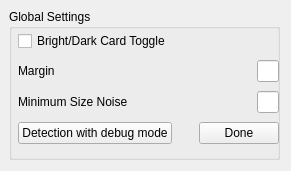
<?xml version="1.0" encoding="UTF-8"?>
<ui version="4.0">
 <class>detection_settings_window</class>
 <widget class="QWidget" name="detection_settings_window">
  <property name="geometry">
   <rect>
    <x>0</x>
    <y>0</y>
    <width>291</width>
    <height>171</height>
   </rect>
  </property>
  <property name="windowTitle">
   <string>Detection Settings</string>
  </property>
  <widget class="QWidget" name="verticalLayoutWidget">
   <property name="geometry">
    <rect>
     <x>9</x>
     <y>9</y>
     <width>271</width>
     <height>151</height>
    </rect>
   </property>
   <layout class="QVBoxLayout" name="verticalLayout_3">
    <item>
     <widget class="QGroupBox" name="global_settings_groupBox">
      <property name="title">
       <string>Global Settings</string>
      </property>
      <widget class="QWidget" name="verticalLayoutWidget_2">
       <property name="geometry">
        <rect>
         <x>9</x>
         <y>19</y>
         <width>261</width>
         <height>123</height>
        </rect>
       </property>
       <layout class="QVBoxLayout" name="verticalLayout_4">
        <item>
         <widget class="QCheckBox" name="card_type_checkBox">
          <property name="text">
           <string>Bright/Dark Card Toggle</string>
          </property>
         </widget>
        </item>
        <item>
         <layout class="QHBoxLayout" name="horizontalLayout">
          <item>
           <widget class="QLabel" name="margin_label">
            <property name="text">
             <string>Margin</string>
            </property>
           </widget>
          </item>
          <item>
           <spacer name="horizontalSpacer">
            <property name="orientation">
             <enum>Qt::Horizontal</enum>
            </property>
            <property name="sizeHint" stdset="0">
             <size>
              <width>500</width>
              <height>20</height>
             </size>
            </property>
           </spacer>
          </item>
          <item>
           <widget class="QLineEdit" name="margin_lineEdit"/>
          </item>
         </layout>
        </item>
        <item>
         <layout class="QHBoxLayout" name="horizontalLayout_2">
          <item>
           <widget class="QLabel" name="label_2">
            <property name="text">
             <string>Minimum Size Noise</string>
            </property>
           </widget>
          </item>
          <item>
           <spacer name="horizontalSpacer_2">
            <property name="orientation">
             <enum>Qt::Horizontal</enum>
            </property>
            <property name="sizeHint" stdset="0">
             <size>
              <width>500</width>
              <height>20</height>
             </size>
            </property>
           </spacer>
          </item>
          <item>
           <widget class="QLineEdit" name="min_noise_lineEdit"/>
          </item>
         </layout>
        </item>
        <item>
         <layout class="QHBoxLayout" name="horizontalLayout_3">
          <item>
           <widget class="QPushButton" name="detect_preview_button">
            <property name="text">
             <string>Detection with debug mode</string>
            </property>
           </widget>
          </item>
          <item>
           <spacer name="horizontalSpacer_3">
            <property name="orientation">
             <enum>Qt::Horizontal</enum>
            </property>
            <property name="sizeHint" stdset="0">
             <size>
              <width>40</width>
              <height>20</height>
             </size>
            </property>
           </spacer>
          </item>
          <item>
           <widget class="QPushButton" name="done_button">
            <property name="text">
             <string>Done</string>
            </property>
           </widget>
          </item>
         </layout>
        </item>
       </layout>
      </widget>
     </widget>
    </item>
   </layout>
  </widget>
 </widget>
 <resources/>
 <connections/>
</ui>
